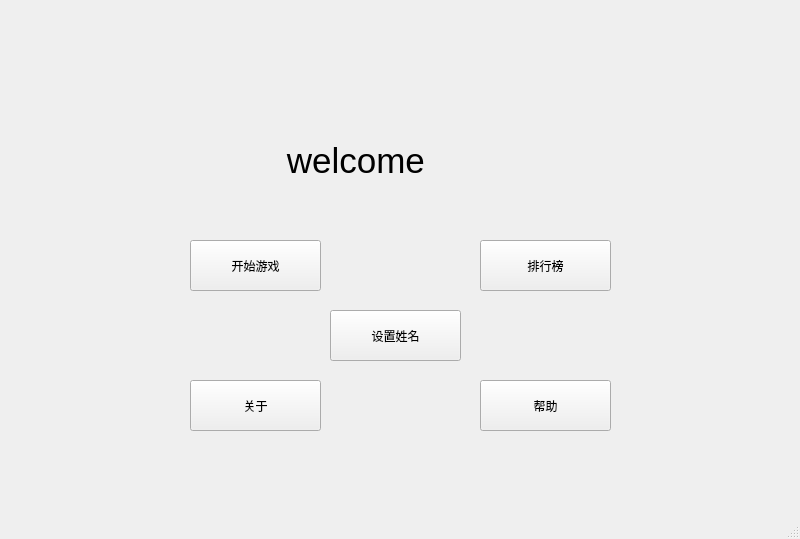
<?xml version="1.0" encoding="UTF-8"?>
<ui version="4.0">
 <class>WindowFirst</class>
 <widget class="QMainWindow" name="WindowFirst">
  <property name="geometry">
   <rect>
    <x>0</x>
    <y>0</y>
    <width>800</width>
    <height>539</height>
   </rect>
  </property>
  <property name="minimumSize">
   <size>
    <width>800</width>
    <height>539</height>
   </size>
  </property>
  <property name="maximumSize">
   <size>
    <width>800</width>
    <height>539</height>
   </size>
  </property>
  <property name="windowTitle">
   <string>宝石迷阵</string>
  </property>
  <property name="styleSheet">
   <string notr="true">#WindowFirst{
border-image: url(:/new/picture/background_2.png);}</string>
  </property>
  <widget class="QWidget" name="centralwidget">
   <widget class="QPushButton" name="btn_mainToGame">
    <property name="geometry">
     <rect>
      <x>190</x>
      <y>240</y>
      <width>131</width>
      <height>51</height>
     </rect>
    </property>
    <property name="styleSheet">
     <string notr="true">border-image: url(:/new/picture/pushbotton_background.png);
font: 75 11pt &quot;微软雅黑&quot;;</string>
    </property>
    <property name="text">
     <string>开始游戏</string>
    </property>
   </widget>
   <widget class="QPushButton" name="btn_mainToRank">
    <property name="geometry">
     <rect>
      <x>480</x>
      <y>240</y>
      <width>131</width>
      <height>51</height>
     </rect>
    </property>
    <property name="styleSheet">
     <string notr="true">border-image: url(:/new/picture/pushbotton_background.png);
font: 75 11pt &quot;微软雅黑&quot;;</string>
    </property>
    <property name="text">
     <string>排行榜</string>
    </property>
   </widget>
   <widget class="QLabel" name="label_welcome">
    <property name="geometry">
     <rect>
      <x>180</x>
      <y>110</y>
      <width>461</width>
      <height>101</height>
     </rect>
    </property>
    <property name="font">
     <font>
      <pointsize>26</pointsize>
      <italic>false</italic>
      <bold>false</bold>
     </font>
    </property>
    <property name="text">
     <string>           welcome</string>
    </property>
   </widget>
   <widget class="QPushButton" name="btn_name">
    <property name="geometry">
     <rect>
      <x>330</x>
      <y>310</y>
      <width>131</width>
      <height>51</height>
     </rect>
    </property>
    <property name="styleSheet">
     <string notr="true">border-image: url(:/new/picture/pushbotton_background.png);
font: 75 11pt &quot;微软雅黑&quot;;</string>
    </property>
    <property name="text">
     <string>设置姓名</string>
    </property>
   </widget>
   <widget class="QPushButton" name="btn_help">
    <property name="geometry">
     <rect>
      <x>480</x>
      <y>380</y>
      <width>131</width>
      <height>51</height>
     </rect>
    </property>
    <property name="styleSheet">
     <string notr="true">border-image: url(:/new/picture/pushbotton_background.png);
font: 75 11pt &quot;微软雅黑&quot;;</string>
    </property>
    <property name="text">
     <string>帮助</string>
    </property>
   </widget>
   <widget class="QPushButton" name="btn_about">
    <property name="geometry">
     <rect>
      <x>190</x>
      <y>380</y>
      <width>131</width>
      <height>51</height>
     </rect>
    </property>
    <property name="styleSheet">
     <string notr="true">border-image: url(:/new/picture/pushbotton_background.png);
font: 75 11pt &quot;微软雅黑&quot;;</string>
    </property>
    <property name="text">
     <string>关于</string>
    </property>
   </widget>
   <widget class="QLabel" name="label">
    <property name="geometry">
     <rect>
      <x>220</x>
      <y>20</y>
      <width>341</width>
      <height>91</height>
     </rect>
    </property>
    <property name="styleSheet">
     <string notr="true">image: url(:/new/picture/title.png);</string>
    </property>
    <property name="text">
     <string/>
    </property>
   </widget>
  </widget>
  <widget class="QMenuBar" name="menubar">
   <property name="geometry">
    <rect>
     <x>0</x>
     <y>0</y>
     <width>800</width>
     <height>26</height>
    </rect>
   </property>
  </widget>
  <widget class="QStatusBar" name="statusbar"/>
 </widget>
 <resources/>
 <connections/>
</ui>
